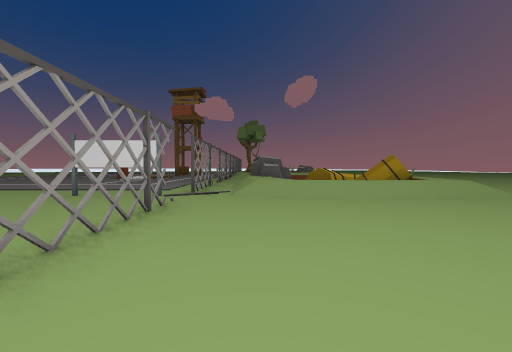
view 1 (above)

24 first-person views from a walk through a scene from a Unity 3-D project. The camera is 1.4 m above the floor, tilts 2° down and sees 90° across. The floor is counted in squares, 2 m on a side. Each view is taken from the middle of a square. On the plan, view 1 faces up. The plan holds only what a view shows up to about 9 squares ahead; the rest is blank. The place goes on beyond the plan.

view 2
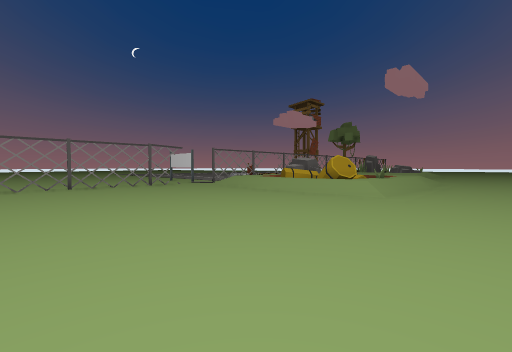

view 3
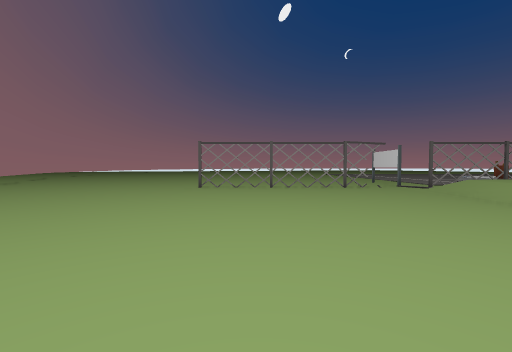

view 4
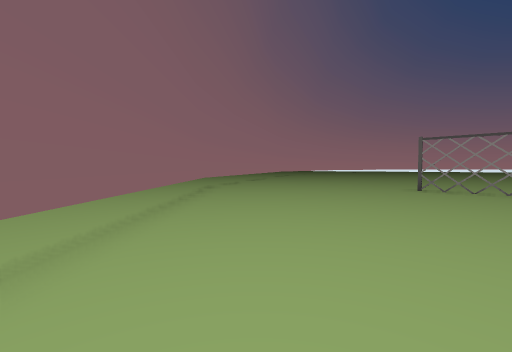

view 5
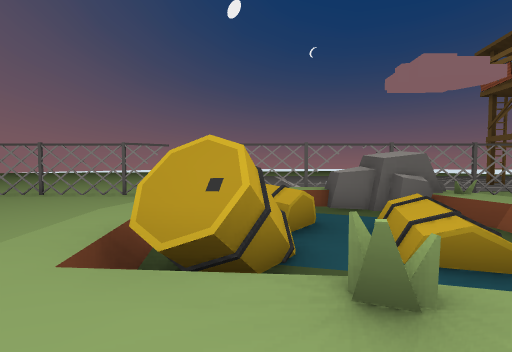

view 6
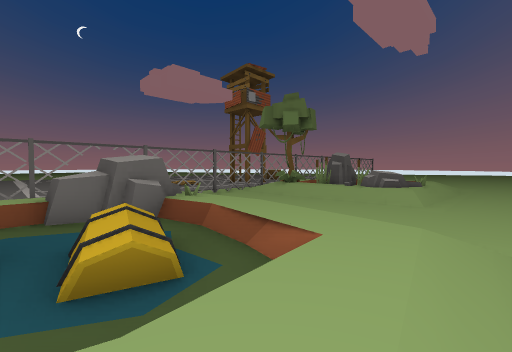

view 7
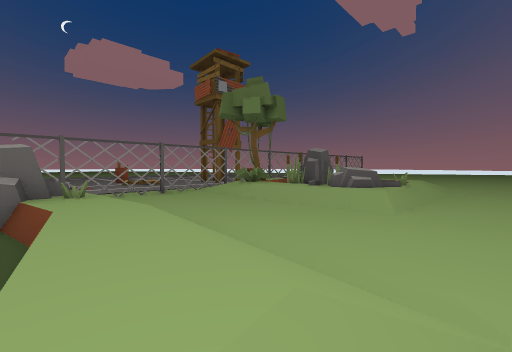

view 8
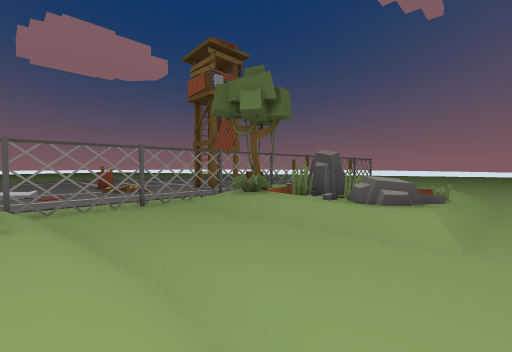

view 9
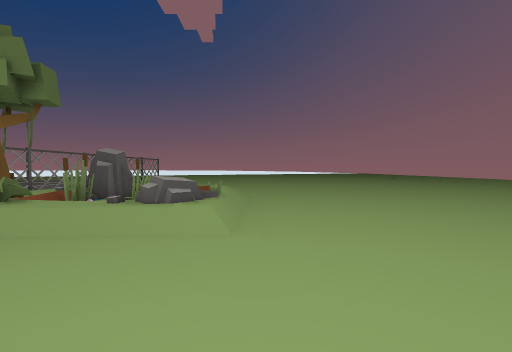

view 10
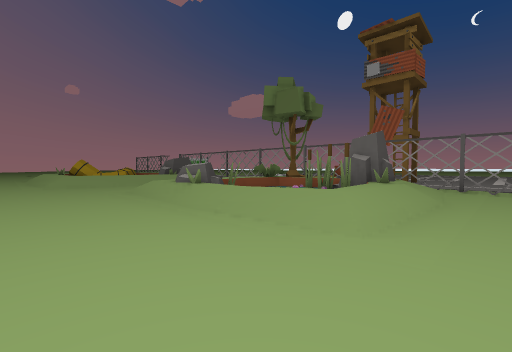

view 11
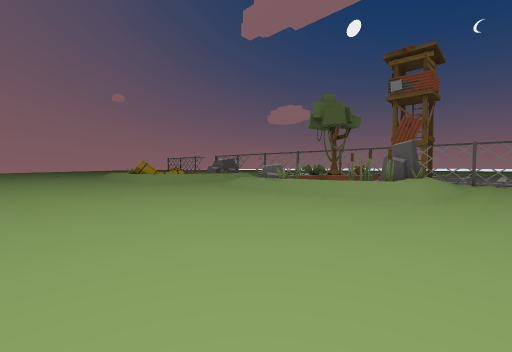

view 12
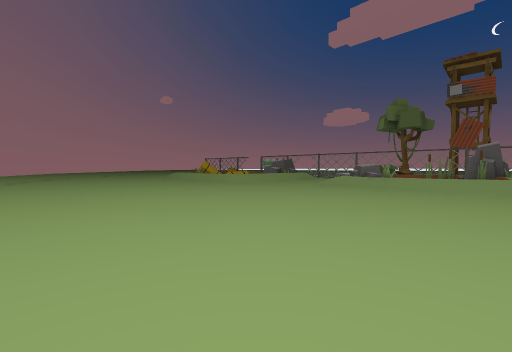

view 13
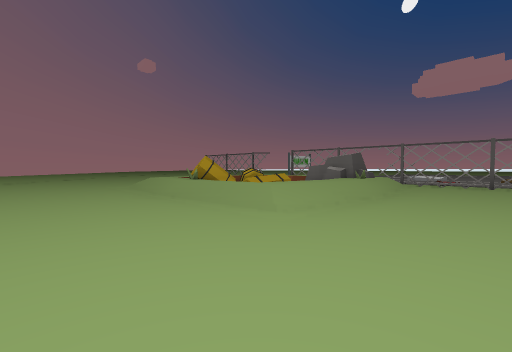

view 14
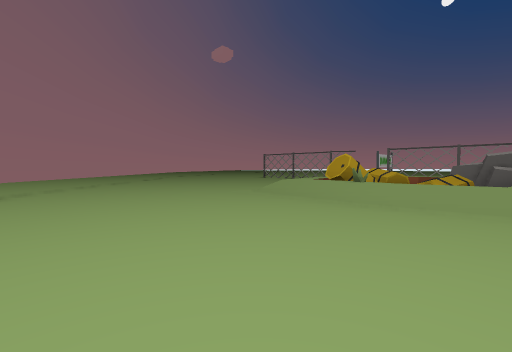

view 15
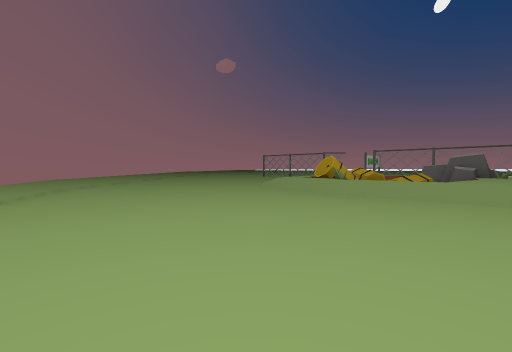

view 16
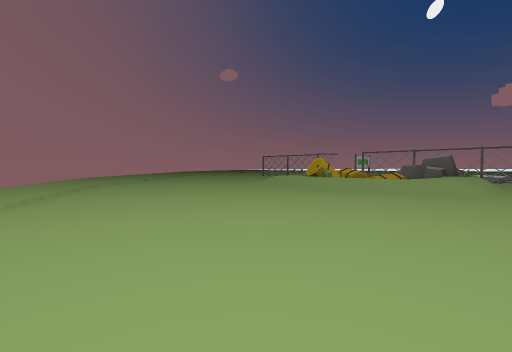

view 17
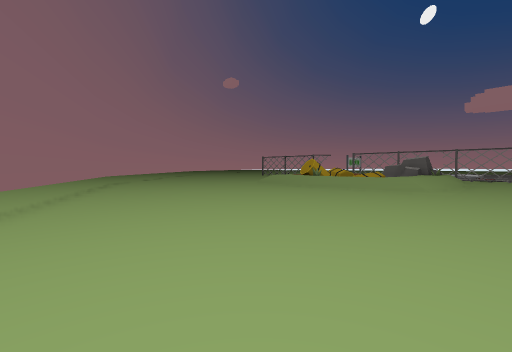

view 18
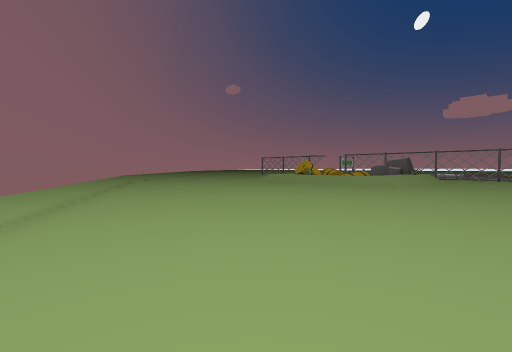

view 19
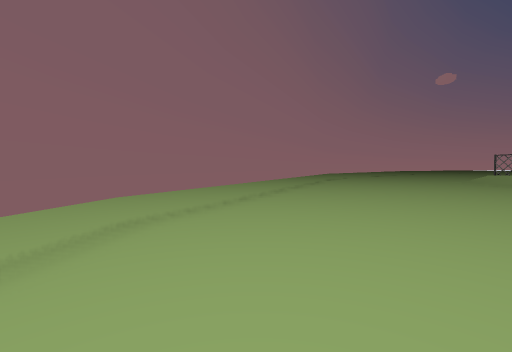

view 20
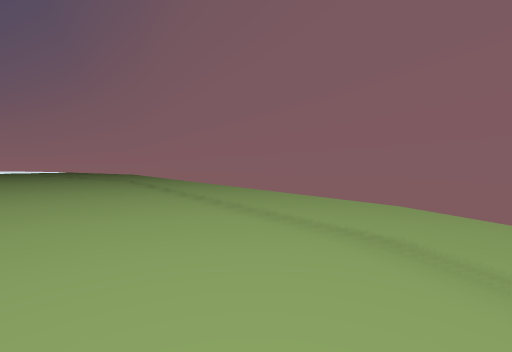

view 21
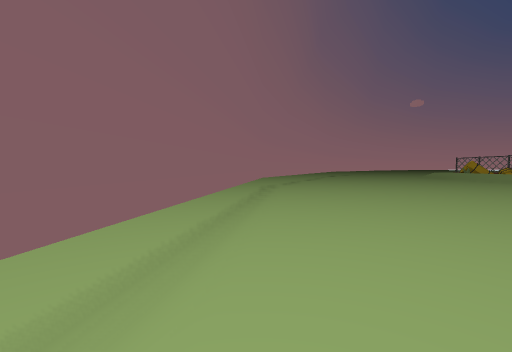

view 22
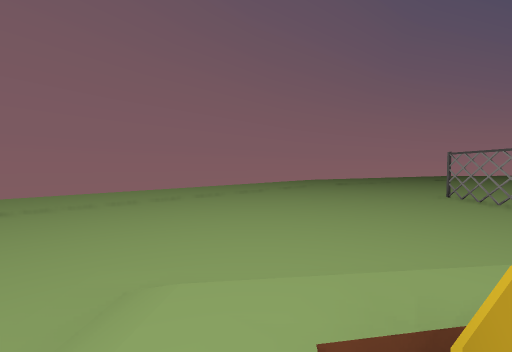

view 23
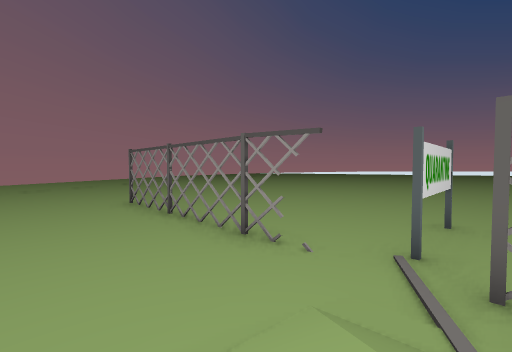

view 24
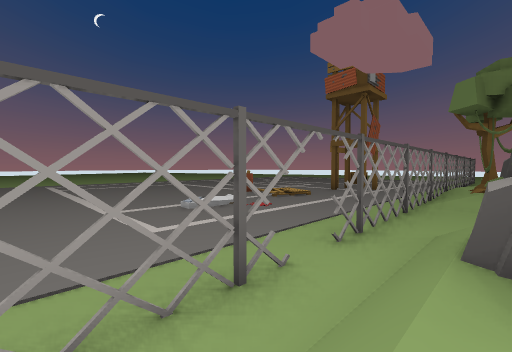

### Floor plan
Key: @ floor where view 1 was taken; # wall or solid block; x gap in a wall; . main floor; : floor 0.75 m higher than the main floor; / step, stairs or slope; = window, fence, low wall or low ledge; ^ raised ledge; v drop or lower ground; S sign; T thing the floor can be seen under or through; O other object.
Columns run from 11 left of view 1 to 19 right of it. Each row starts with its distance up from view 1.
 23       ...#............   ....
 22       ...#./////......   ....#
 21        ..#/##///.............#.
 20          ./##v /.............#.
 19          //xv  /.............#.
 18          ./vvvv=.............=.
 17        .../#vv^/.............T.
 16       ....//////............T..
 15      /...#..................T..
 14      ....x..................T..
 13      /...#..../.............T..
 12   ... ...x.//::///.........T..
 11  ..........^^vvv//.........T..
 10 .........../^vvvv/........T...
  9 .........#./vvvvv/........T..
  8 .........#./ vvx//.......T..
  7  ........#.//vv///.......T.
  6  ......SS..///////......T..
  5  ........O..............T.
  4   .......O.............T..
  3    ......#.............T..
  2     .....x............T..
  1      ....x...........T...
  0       ...T.@........T....
 -1        ..T.........T.....
 -2         ..........T
 -3          ........#.
 -4          .......#..
 -5          ......##

Positions as (right, up) in squares from view 1, and headings:
1: (0, 0), facing up
2: (8, 0), facing up-left
3: (7, 1), facing left
4: (7, 1), facing down-left
5: (6, 8), facing left
6: (6, 9), facing up-left
7: (6, 11), facing up-left
8: (5, 12), facing up-left
9: (5, 12), facing up
10: (7, 23), facing down-left
11: (10, 23), facing down-left
12: (13, 21), facing down-left
13: (9, 15), facing down-left
14: (11, 11), facing down-left
15: (12, 12), facing down-left
16: (13, 13), facing down-left
17: (14, 14), facing down-left
18: (15, 15), facing down-left
19: (15, 17), facing down
20: (14, 13), facing up-right
21: (17, 23), facing down
22: (5, 8), facing down
23: (1, 7), facing down-left
24: (0, 8), facing up-left
